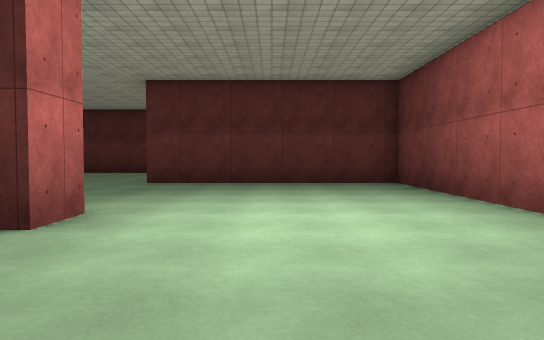
View 1 (above)

24 first-person views from a walk through a Unity game level. The camera is 1.3 m above the floor, tilts 2° down and sees 70° across. The floor is counted in squares, 2 m on a side. Each view is taken from the middle of a square. On the plan, view 1 faces up. The plan holds only what a view shows up to about 11 squares ahead; the rest is blank. The place goes on beyond the plan. The player character is not drawn. Door leaves are left out, so doorways stand open. Surface patterns are stand-ins for the level's own textures.

View 2
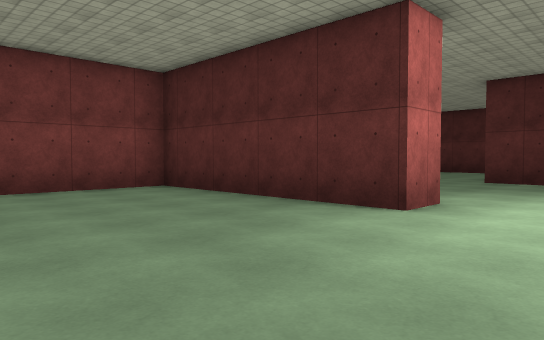

View 3
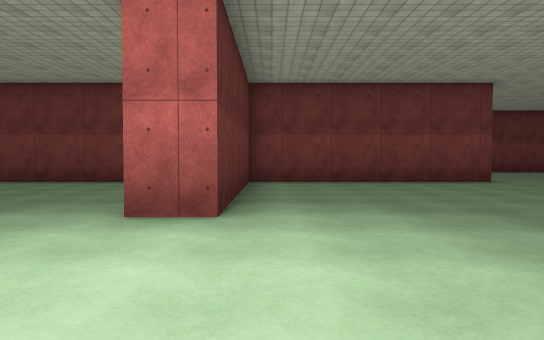

View 4
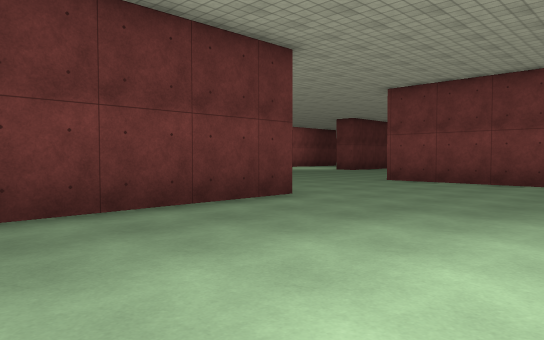

View 5
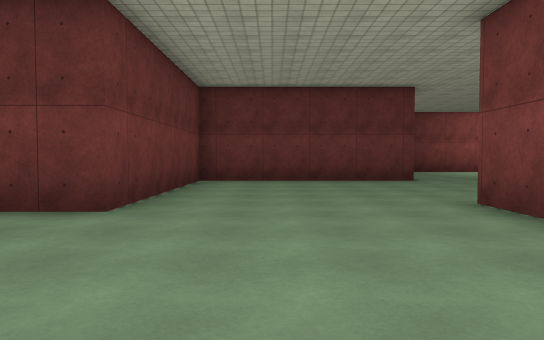

View 6
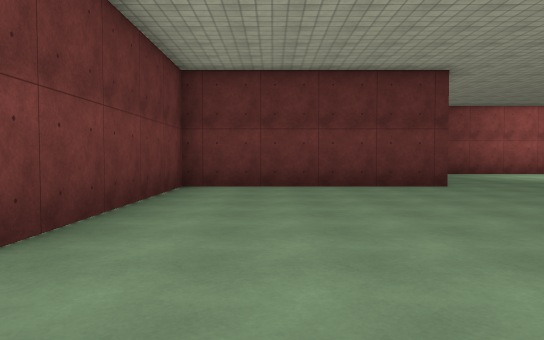

View 7
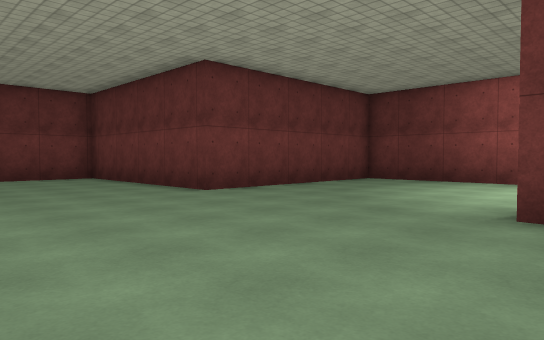

View 8
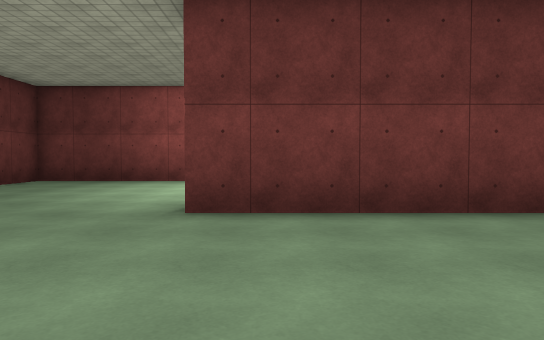

View 9
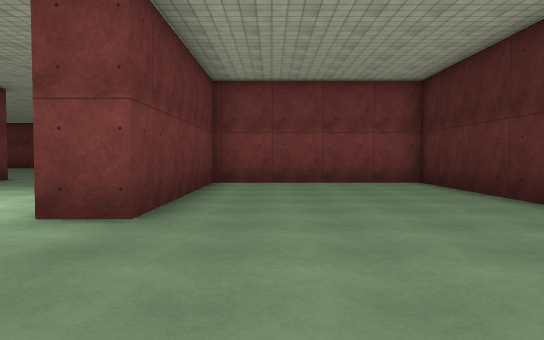

View 10
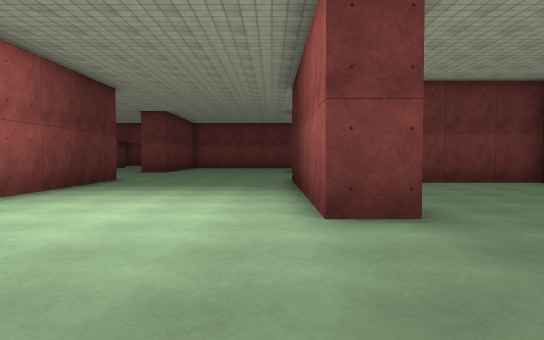

View 11
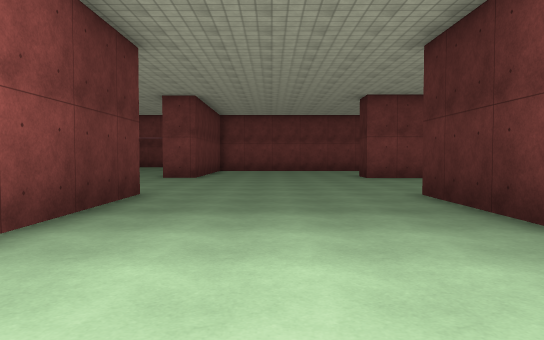

View 12
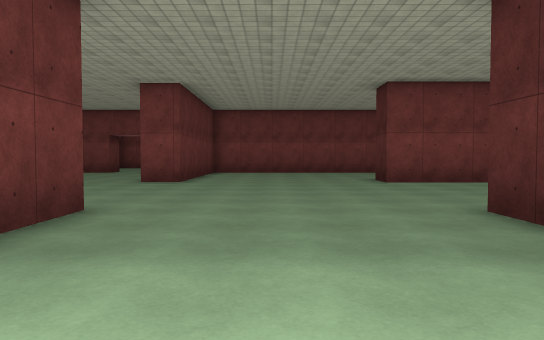

View 13
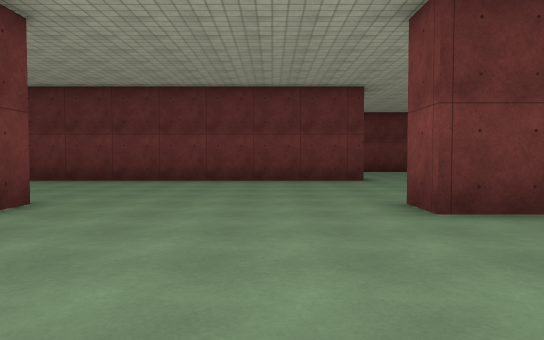

View 14
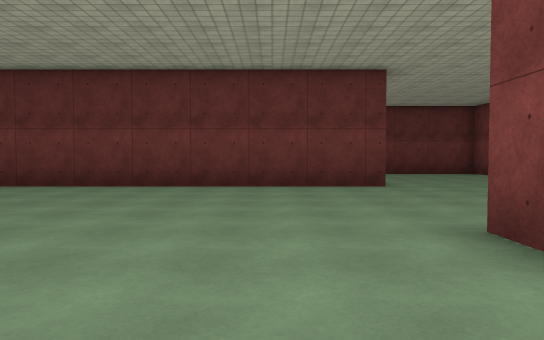

View 15
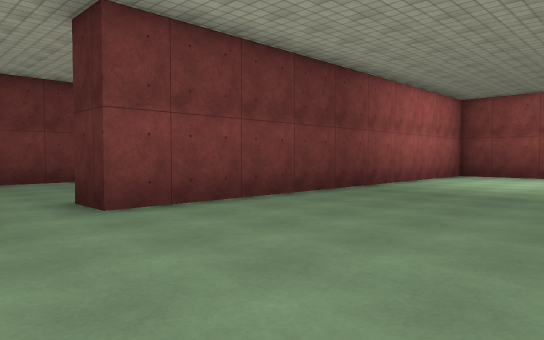

View 16
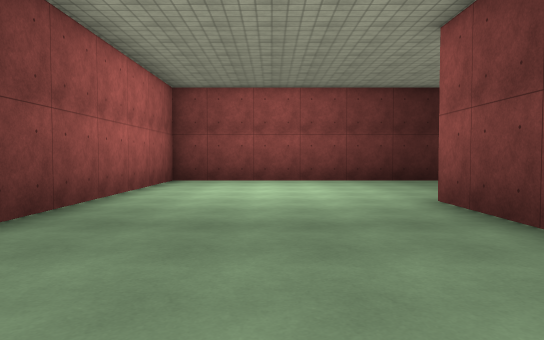

View 17
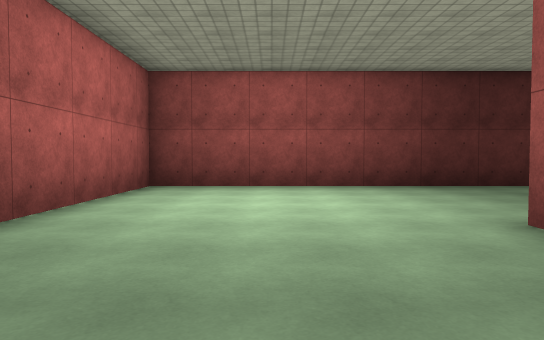

View 18
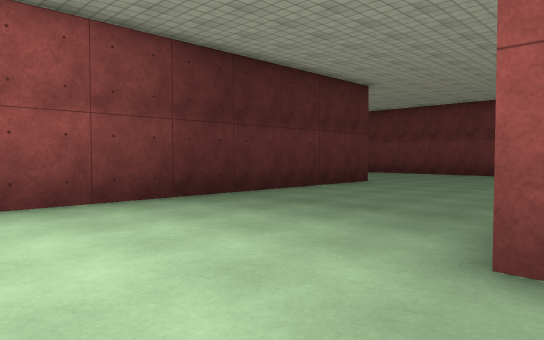

View 19
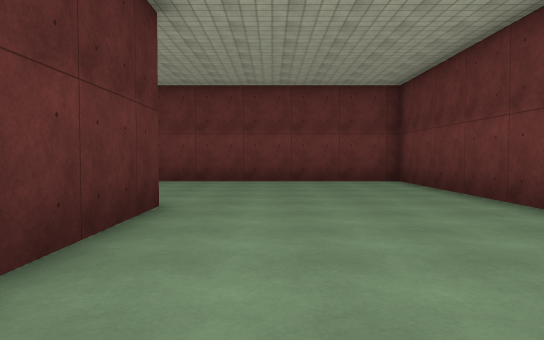

View 20
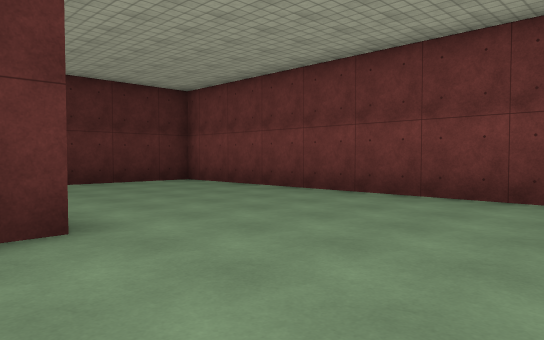

View 21
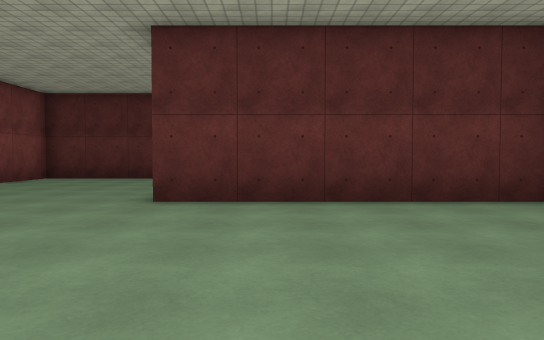

View 22
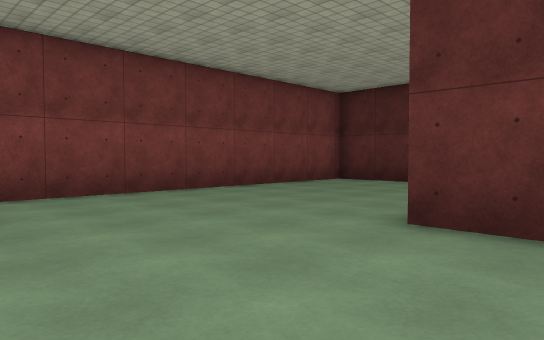

View 23
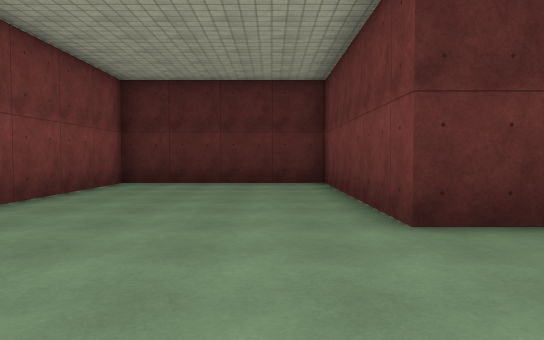

View 24
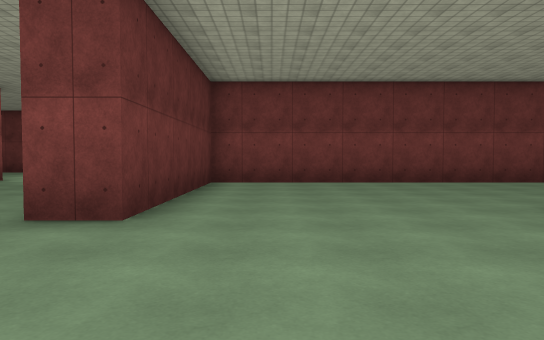

### Floor plan
Points are (right, up) in squares from view 1. A wall is a line through its corners. A room is listed if a view was taken in it or the views show most of it. See-through windows are left out.
Room 1 (views 1, 2, 3, 4, 5, 6, 7, 8, 9, 10, 11, 12, 13, 14, 15, 16, 17, 18, 19, 20, 21, 22, 23, 24)
walls: (-14.2, -1.3) (-8.8, -1.3) (-8.8, 9.6) (-14.7, 9.6) (-14.7, 15.5) (-19.7, 15.5) (-19.7, 4.5) (-14, 4.5) (-14, 3.5) (-25.7, 3.5) (-25.7, -8.1) (-26.8, -8.1); (-15.1, -2.3) (-19.7, -2.3) (-19.7, -7.4) (-14, -7.4) (-14, -8.4) (-20.6, -8.4); (-20.6, -3.6) (-20.6, -1.2); (-7.8, 10.6) (-7.8, 4.5) (-2.1, 4.5) (-2.1, 3.5) (-7.8, 3.5) (-7.8, -2.4); (-12.8, -13.3) (-8.8, -13.3) (-8.8, -7.4) (-3.1, -7.4) (-3.1, -1.6) (1.2, -1.6); (-20.8, -13.3) (-16, -13.3); (-20.6, -14.4) (-20.6, -13.6); (3.1, 4.4) (3.1, 9.6) (-3.1, 9.6); (-27.1, -13.3) (-25.9, -13.3) (-25.9, -14.4); (-26.5, -19.3) (-17.5, -19.3)
ways out: opening at (-27, -20)

Where each view was taken, in squares from view 1:
view 1: 0 up, 0 right, facing up
view 2: 1 down, 0 right, facing up-left
view 3: 5 up, 2 right, facing left
view 4: 3 up, 2 right, facing down-left
view 5: 3 up, 5 left, facing down
view 6: 1 up, 5 left, facing down
view 7: 3 down, 15 left, facing down-right
view 8: 3 down, 15 left, facing down
view 9: 6 down, 10 left, facing left
view 10: 9 down, 10 left, facing left
view 11: 11 down, 14 left, facing left
view 12: 11 down, 16 left, facing left
view 13: 9 down, 24 left, facing down
view 14: 11 down, 24 left, facing down
view 15: 10 down, 21 left, facing up-left
view 16: 7 down, 23 left, facing up
view 17: 5 down, 23 left, facing up
view 18: 2 down, 23 left, facing up-right
view 19: 2 up, 19 left, facing right
view 20: 0 up, 15 left, facing up-right
view 21: 4 up, 13 left, facing up
view 22: 6 up, 13 left, facing up-left
view 23: 6 up, 16 left, facing up
view 24: 6 up, 10 left, facing left
